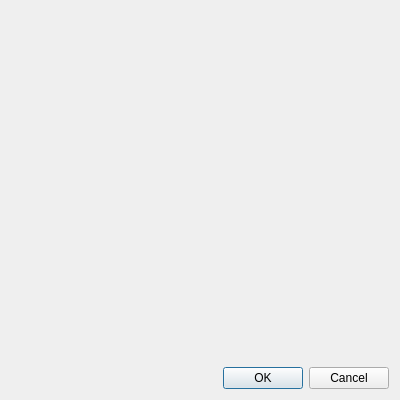
<?xml version="1.0" encoding="UTF-8"?>
<ui version="4.0">
 <class>CommentsDialog</class>
 <widget class="QDialog" name="CommentsDialog">
  <property name="geometry">
   <rect>
    <x>0</x>
    <y>0</y>
    <width>400</width>
    <height>400</height>
   </rect>
  </property>
  <property name="sizePolicy">
   <sizepolicy hsizetype="MinimumExpanding" vsizetype="MinimumExpanding">
    <horstretch>0</horstretch>
    <verstretch>0</verstretch>
   </sizepolicy>
  </property>
  <property name="windowTitle">
   <string>Edit comments</string>
  </property>
  <layout class="QVBoxLayout" name="verticalLayout">
   <item>
    <widget class="Editor" name="textbox" native="true"/>
   </item>
   <item>
    <widget class="QDialogButtonBox" name="buttonBox">
     <property name="orientation">
      <enum>Qt::Horizontal</enum>
     </property>
     <property name="standardButtons">
      <set>QDialogButtonBox::Cancel|QDialogButtonBox::Ok</set>
     </property>
    </widget>
   </item>
  </layout>
 </widget>
 <customwidgets>
  <customwidget>
   <class>Editor</class>
   <extends>QWidget</extends>
   <header>calibre/gui2/comments_editor.h</header>
  </customwidget>
 </customwidgets>
 <resources/>
 <connections>
  <connection>
   <sender>buttonBox</sender>
   <signal>accepted()</signal>
   <receiver>CommentsDialog</receiver>
   <slot>accept()</slot>
   <hints>
    <hint type="sourcelabel">
     <x>229</x>
     <y>211</y>
    </hint>
    <hint type="destinationlabel">
     <x>157</x>
     <y>234</y>
    </hint>
   </hints>
  </connection>
  <connection>
   <sender>buttonBox</sender>
   <signal>rejected()</signal>
   <receiver>CommentsDialog</receiver>
   <slot>reject()</slot>
   <hints>
    <hint type="sourcelabel">
     <x>297</x>
     <y>217</y>
    </hint>
    <hint type="destinationlabel">
     <x>286</x>
     <y>234</y>
    </hint>
   </hints>
  </connection>
 </connections>
</ui>
